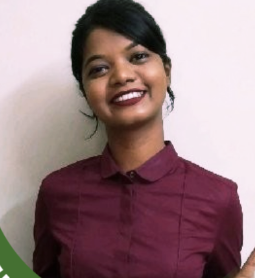
#> input picture profile pic.png, 255 x 278 px, given in place of elec-000.png, which was not available
$ python generate.py
#> lines starting #> are read from the running program, lines starting #| are printed output that depends on the picture; pictures that were not available may be replaced by others from this repository, and a replacement may not be noted
"""Make synthetic Indian official letters, with the truth about each one.

Every letter here is invented: the senders are fictional, the names are made up,
and each page carries "SYNTHETIC SAMPLE". No real person's letter is used.

For each letter this writes, under letters/out/:
  <id>.png        the page, as a clean scan
  <id>.photo.jpg  the same page as a phone photo (tilted, shaded, on a table)
  <id>.json       the truth: the page's full text and every date and amount on it

Run:  python letters/generate.py --n 40
"""

from __future__ import annotations

import argparse
import json
import random
from dataclasses import dataclass, field
from datetime import date, timedelta
from pathlib import Path

HERE = Path(__file__).parent
OUT = HERE / "out"
FONTS = HERE / "fonts"

FIRST = ["Rina", "Sujata", "Amit", "Prakash", "Moumita", "Rahul", "Sunita", "Dipankar", "Farida", "Joseph", "Anjali", "Biswajit"]
LAST = ["Mondal", "Das", "Sharma", "Kumari", "Hansda", "Ghosh", "Yadav", "Khatun", "Tirkey", "Roy", "Paul", "Singh"]
PLACES = [("Sonarpur", "West Bengal", "700150"), ("Barasat", "West Bengal", "700124"), ("Ranchi", "Jharkhand", "834001"),
          ("Gaya", "Bihar", "823001"), ("Siliguri", "West Bengal", "734001"), ("Dhanbad", "Jharkhand", "826001")]

MONTHS_HI = ["जनवरी", "फरवरी", "मार्च", "अप्रैल", "मई", "जून", "जुलाई", "अगस्त", "सितंबर", "अक्टूबर", "नवंबर", "दिसंबर"]


def fmt_date(d: date, style: str) -> str:
    return {
        "slash": d.strftime("%d/%m/%Y"),
        "dash": d.strftime("%d-%m-%Y"),
        "dot": d.strftime("%d.%m.%Y"),
        "mon": d.strftime("%d-%b-%Y").upper(),
        "long": f"{d.day}{'th' if 11 <= d.day <= 13 else {1: 'st', 2: 'nd', 3: 'rd'}.get(d.day % 10, 'th')} {d.strftime('%B %Y')}",
        "hi": f"{d.day} {MONTHS_HI[d.month - 1]} {d.year}",
    }[style]


def indian(n: float, decimals: int = 2) -> str:
    """1,23,456.00 grouping."""
#> called with n = 3660.8, decimals = 2
    whole, frac = f"{n:.{decimals}f}".split(".") if decimals else (str(int(round(n))), "")
    head, tail = whole[:-3], whole[-3:]
    groups = []
    while len(head) > 2:
        groups.insert(0, head[-2:])
        head = head[:-2]
    if head:
        groups.insert(0, head)
    out = ",".join(groups + [tail]) if groups else tail
    return out + (f".{frac}" if decimals else "")


def fmt_amount(n: float, style: str) -> str:
    return {
        "rs": f"Rs. {indian(n)}",
        "rupee": f"₹ {indian(n)}",
        "slashdash": f"Rs. {indian(n, 0)}/-",
        "inr": f"INR {indian(n)}",
        "hi": f"₹{indian(n)}",
    }[style]


@dataclass
class Letter:
    id: str
    kind: str
    language: str
    html: str
    facts: list[dict] = field(default_factory=list)


def _fact(facts, name, kind, value, shown):
    facts.append({"name": name, "kind": kind, "value": value.isoformat() if kind == "date" else f"{value:.2f}", "shown": shown})
    return shown


def _person(r):
    city, state, pin = r.choice(PLACES)
    name = f"{r.choice(FIRST)} {r.choice(LAST)}"
    addr = f"{r.randint(1, 240)}, {r.choice(['Station Road', 'Netaji Pally', 'Kali Mandir Lane', 'Main Road', 'Gandhi Colony'])}, {city}, {state} - {pin}"
    return name, addr, city


def electricity_bill(r: random.Random, i: int) -> Letter:
    facts: list[dict] = []
    ds, am = r.choice(["slash", "mon", "dash"]), r.choice(["rs", "rupee", "inr"])
    name, addr, city = _person(r)
    bill = date(2026, r.randint(8, 10), r.randint(1, 28))
    due = bill + timedelta(days=r.choice([14, 15, 21]))
    disc = due + timedelta(days=15)
    units = r.randint(90, 640)
    energy = round(units * r.choice([5.37, 6.12, 7.04]), 2)
    fixed = r.choice([45.0, 60.0, 90.0])
    duty = round(energy * 0.05, 2)
    arrears = r.choice([0.0, 0.0, round(r.uniform(200, 1800), 2)])
    total = round(energy + fixed + duty + arrears, 2)
    late = round(total * 0.02, 2)
    after = round(total + late, 2)
    A = lambda nm, v: _fact(facts, nm, "amount", v, fmt_amount(v, am))
    D = lambda nm, v: _fact(facts, nm, "date", v, fmt_date(v, ds))
    html = f"""
<div class="head"><b>SONARPUR VIDYUT VITARAN LIMITED</b><br>(A fictional distribution company) · Customer care 1800-000-0000</div>
<h2>ELECTRICITY BILL</h2>
<table class="kv">
<tr><td>Consumer Name</td><td>{name}</td><td>Bill Date</td><td>{D('bill_date', bill)}</td></tr>
<tr><td>Address</td><td>{addr}</td><td>Consumer No.</td><td>{r.randint(10**9, 10**10 - 1)}</td></tr>
<tr><td>Category</td><td>Domestic (LT)</td><td>Units Consumed</td><td>{units} kWh</td></tr>
</table>
<table class="grid">
<tr><th>Charge</th><th>Amount</th></tr>
<tr><td>Energy Charges ({units} units)</td><td>{A('energy_charges', energy)}</td></tr>
<tr><td>Fixed Charges</td><td>{A('fixed_charges', fixed)}</td></tr>
<tr><td>Electricity Duty</td><td>{A('duty', duty)}</td></tr>
<tr><td>Arrears</td><td>{A('arrears', arrears)}</td></tr>
<tr class="tot"><td>NET AMOUNT PAYABLE</td><td>{A('total', total)}</td></tr>
</table>
<div class="box">Pay by Due Date: <b>{D('due_date', due)}</b><br>Amount payable after due date: <b>{A('after_due', after)}</b> (includes late payment surcharge of {A('late_fee', late)})</div>
<p>If the bill remains unpaid, supply is liable to be disconnected after {D('disconnection', disc)} under the applicable supply code, without further notice. Reconnection charges will apply.</p>
<p class="small">Pay online, at any cash counter, or through authorised collection centres. Ignore if already paid.</p>
"""
    return Letter(f"elec-{i:03d}", "electricity_bill", "en", html, facts)


def bank_emi_notice(r: random.Random, i: int) -> Letter:
    facts: list[dict] = []
    ds, am = r.choice(["long", "slash", "dot"]), r.choice(["rs", "slashdash", "rupee"])
    name, addr, city = _person(r)
    sent = date(2026, 10, r.randint(1, 26))
    emi = r.choice([3250.0, 4875.0, 6120.0, 8999.0, 12450.0])
    missed = r.randint(1, 2)
    overdue = emi * missed
    penal = round(overdue * 0.02 * missed, 0)
    total = round(overdue + penal, 2)
    since = sent - timedelta(days=30 * missed + r.randint(1, 9))
    by = sent + timedelta(days=r.choice([7, 10, 15]))
    npa = since + timedelta(days=90)
    A = lambda nm, v: _fact(facts, nm, "amount", v, fmt_amount(v, am))
    D = lambda nm, v: _fact(facts, nm, "date", v, fmt_date(v, ds))
    html = f"""
<div class="head"><b>PURBASHA GRAMIN BANK</b><br>(A fictional bank) · {city} Branch</div>
<p class="right">Date: {D('letter_date', sent)}</p>
<p>To,<br>{name}<br>{addr}</p>
<p><b>Sub: Reminder for overdue instalments in Loan Account No. {r.randint(10**11, 10**12 - 1)}</b></p>
<p>Dear Customer,</p>
<p>This is to inform you that {missed} EMI(s) of {A('emi', emi)} each in your above loan account are overdue since {D('overdue_since', since)}.
The total overdue amount is {A('overdue', overdue)}, and penal interest of {A('penal', penal)} has been levied as per the sanction terms.</p>
<p>You are requested to pay {A('total', total)} on or before {D('pay_by', by)} to regularise the account.</p>
<p>Please note that if the dues are not cleared, the account will be classified as a Non-Performing Asset (NPA) on {D('npa_date', npa)}, which will affect your credit score, and the Bank may initiate recovery proceedings as per law.</p>
<p>If you have already paid, please ignore this letter.</p>
<p>Yours faithfully,<br>Branch Manager</p>
"""
    return Letter(f"bank-{i:03d}", "bank_notice", "en", html, facts)


def tax_demand(r: random.Random, i: int) -> Letter:
    facts: list[dict] = []
    ds, am = r.choice(["slash", "mon"]), r.choice(["rs", "inr"])
    name, addr, city = _person(r)
    sent = date(2026, r.randint(8, 10), r.randint(1, 28))
    tax = round(r.uniform(2000, 90000), 0)
    interest = round(tax * r.choice([0.03, 0.06, 0.09]), 0)
    total = tax + interest
    by = sent + timedelta(days=30)
    reply = sent + timedelta(days=15)
    ay = r.choice(["2024-25", "2025-26"])
    A = lambda nm, v: _fact(facts, nm, "amount", v, fmt_amount(v, am))
    D = lambda nm, v: _fact(facts, nm, "date", v, fmt_date(v, ds))
    html = f"""
<div class="head"><b>OFFICE OF THE TAX OFFICER, WARD 7 (FICTIONAL)</b><br>Synthetic sample for testing · not issued by any government</div>
<h2>NOTICE OF DEMAND</h2>
<p class="right">Date: {D('notice_date', sent)}</p>
<p>To,<br>{name}<br>{addr}<br>Taxpayer ID: {''.join(r.choice('ABCDEFGHJKLMNPQRSTUVWXYZ') for _ in range(5))}{r.randint(1000, 9999)}{r.choice('ABCDEFGH')}</p>
<p>Assessment Year: {ay}</p>
<p>On processing your return of income for the above assessment year, the following sum has been determined as payable by you:</p>
<table class="grid">
<tr><td>Tax payable</td><td>{A('tax', tax)}</td></tr>
<tr><td>Interest</td><td>{A('interest', interest)}</td></tr>
<tr class="tot"><td>Total sum payable</td><td>{A('total', total)}</td></tr>
</table>
<p>You are required to pay the above sum within 30 days of service of this notice, that is on or before {D('pay_by', by)}. If you disagree with this demand, you may submit your response with documents by {D('reply_by', reply)}.</p>
<p>If the amount is not paid within the period specified, further interest will be charged and steps may be taken to recover it.</p>
<p>Tax Officer, Ward 7</p>
"""
    return Letter(f"tax-{i:03d}", "tax_notice", "en", html, facts)


def property_tax_hi(r: random.Random, i: int) -> Letter:
#> (the call stopped at in render, `with sync_playwright() as p:`: playwright is not available in this run)
    facts: list[dict] = []
    ds, am = r.choice(["hi", "slash"]), "hi"
    name, addr, city = _person(r)
    sent = date(2026, r.randint(8, 10), r.randint(1, 28))
    tax = round(r.uniform(800, 14000), 0)
    late = round(tax * 0.1, 0)
    total = tax + late
    by = sent + timedelta(days=r.choice([15, 21, 30]))
    A = lambda nm, v: _fact(facts, nm, "amount", v, fmt_amount(v, am))
    D = lambda nm, v: _fact(facts, nm, "date", v, fmt_date(v, ds))
    html = f"""
<div class="head"><b>नगर परिषद, शांतिपुर (काल्पनिक)</b><br>संपत्ति कर विभाग</div>
<h2>संपत्ति कर बकाया सूचना</h2>
<p class="right">दिनांक: {D('notice_date', sent)}</p>
<p>सेवा में,<br>{name}<br>{addr}<br>संपत्ति संख्या: {r.randint(100, 999)}/{r.randint(10, 99)}</p>
<p>आपको सूचित किया जाता है कि वित्तीय वर्ष 2026-27 के लिए आपकी संपत्ति पर {A('tax', tax)} का संपत्ति कर बकाया है।
देर से भुगतान के कारण {A('late_fee', late)} विलंब शुल्क जोड़ा गया है। कुल देय राशि {A('total', total)} है।</p>
<p>कृपया कुल राशि का भुगतान {D('pay_by', by)} तक नगर परिषद कार्यालय में या ऑनलाइन करें। निर्धारित तिथि तक भुगतान न करने पर नियमानुसार कुर्की की कार्यवाही की जा सकती है।</p>
<p>यदि आपने भुगतान कर दिया है, तो इस सूचना को अनदेखा करें।</p>
<p>कर अधीक्षक</p>
"""
    return Letter(f"ptax-{i:03d}", "property_tax_notice", "hi", html, facts)


KINDS = [electricity_bill, bank_emi_notice, tax_demand, property_tax_hi]

CSS = """
@font-face { font-family: Noto; src: url('{fonts}/NotoSans-400.ttf'); }
@font-face { font-family: Noto; src: url('{fonts}/NotoSans-700.ttf'); font-weight: bold; }
@font-face { font-family: NotoDeva; src: url('{fonts}/NotoSansDevanagari-400.ttf'); }
@font-face { font-family: NotoDeva; src: url('{fonts}/NotoSansDevanagari-700.ttf'); font-weight: bold; }
body { margin: 0; background: white; }
.page { width: 760px; padding: 40px 48px; font: 15px/1.5 Noto, NotoDeva, sans-serif; color: #111; position: relative; }
.head { text-align: center; border-bottom: 2px solid #222; padding-bottom: 8px; font-size: 14px; }
.head b { font-size: 20px; letter-spacing: .5px; }
h2 { text-align: center; font-size: 17px; margin: 14px 0; text-decoration: underline; }
.right { text-align: right; }
table { border-collapse: collapse; width: 100%; margin: 10px 0; }
.kv td { padding: 3px 6px; vertical-align: top; }
.kv td:nth-child(odd) { color: #444; white-space: nowrap; }
.grid td, .grid th { border: 1px solid #333; padding: 5px 8px; }
.grid td:last-child { text-align: right; white-space: nowrap; }
.tot td { font-weight: bold; background: #eee; }
.box { border: 2px solid #111; padding: 8px 12px; margin: 12px 0; }
.small { font-size: 12px; color: #444; }
.synthetic { margin-top: 18px; border-top: 1px dashed #999; font-size: 11px; color: #777; text-align: center; padding-top: 6px; }
"""


def render(letters: list[Letter]) -> None:
    from playwright.sync_api import sync_playwright

    css = CSS.replace("{fonts}", FONTS.resolve().as_uri())
    with sync_playwright() as p:
        browser = p.chromium.launch()
        page = browser.new_page(device_scale_factor=1.6, viewport={"width": 856, "height": 600})
        for L in letters:
            page.set_content(f"<html><head><meta charset='utf-8'><style>{css}</style></head><body><div class='page'>{L.html}"
                             f"<div class='synthetic'>SYNTHETIC SAMPLE · made up for testing Chithi · not a real letter</div></div></body></html>")
            page.wait_for_timeout(50)
            el = page.query_selector(".page")
            el.screenshot(path=str(OUT / f"{L.id}.png"))
            text = el.inner_text()
            (OUT / f"{L.id}.json").write_text(json.dumps(
                {"id": L.id, "kind": L.kind, "language": L.language, "text": text, "facts": L.facts},
                ensure_ascii=False, indent=1))
        browser.close()


def photograph(src: Path, dst: Path, r: random.Random) -> None:
    """Make a clean page look like a phone photo of paper on a table."""
    from PIL import Image, ImageDraw, ImageEnhance, ImageFilter

    page = Image.open(src).convert("RGB")
    w, h = page.size
#> w = 255; h = 278
    # Paper tint and a soft shadow from the phone.
    tint = Image.new("RGB", page.size, r.choice([(250, 246, 235), (245, 245, 240), (252, 249, 240)]))
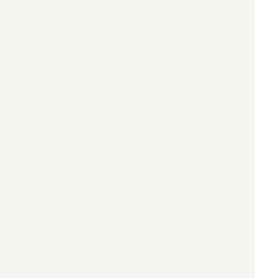
#> tint: PIL image 255x278 RGB; mean R, G, B 245, 245, 240
    page = Image.blend(page, tint, 0.12)
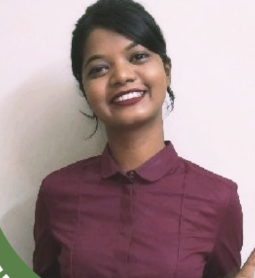
#> page: PIL image 255x278 RGB; mean R, G, B 162.2, 139.4, 141.4
    shade = Image.new("L", page.size, 0)
#> shade: PIL image 255x278 L; every value is 0
    d = ImageDraw.Draw(shade)
    d.ellipse([r.randint(-w, 0), r.randint(-h // 2, h // 2), r.randint(w // 2, w), r.randint(h, 2 * h)], fill=r.randint(25, 60))
    shade = shade.filter(ImageFilter.GaussianBlur(120))
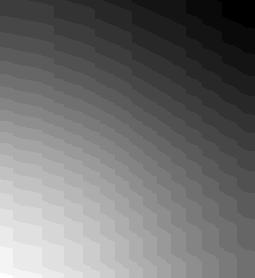
#> shade: PIL image 255x278 L; min 6, max 31, mean 17; drawn with min black and max white
    page = Image.composite(Image.new("RGB", page.size, (60, 55, 50)), page, shade)
    # Onto a table, tilted.
    pad = int(0.08 * max(w, h))
#> pad = 22
    table = Image.new("RGB", (w + 2 * pad, h + 2 * pad), r.choice([(120, 84, 52), (90, 90, 95), (160, 130, 95)]))
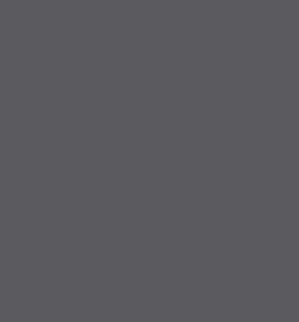
#> table: PIL image 299x322 RGB; mean R, G, B 90, 90, 95
    table.paste(page, (pad, pad))
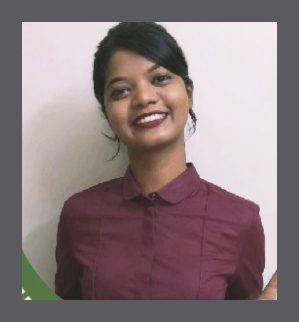
#> table: PIL image 299x322 RGB; mean R, G, B 138.8, 123, 125.4
    table = table.rotate(r.uniform(-4, 4), resample=Image.BICUBIC, fillcolor=table.getpixel((5, 5)))
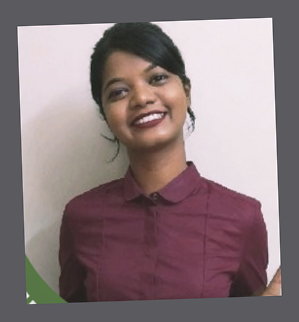
#> table: PIL image 299x322 RGB; mean R, G, B 138.5, 122.6, 125
    table = ImageEnhance.Brightness(table).enhance(r.uniform(0.85, 1.05))
    table = table.filter(ImageFilter.GaussianBlur(r.uniform(0.3, 0.9)))
    table.thumbnail((1600, 1600))
    table.save(dst, quality=r.randint(70, 88))


def main() -> None:
    ap = argparse.ArgumentParser()
    ap.add_argument("--n", type=int, default=40, help="how many letters")
    ap.add_argument("--seed", type=int, default=2026)
    args = ap.parse_args()
    r = random.Random(args.seed)
    OUT.mkdir(exist_ok=True)
    letters = [KINDS[i % len(KINDS)](r, i) for i in range(args.n)]
    render(letters)
    for L in letters:
        photograph(OUT / f"{L.id}.png", OUT / f"{L.id}.photo.jpg", r)
    print(f"wrote {len(letters)} letters to {OUT}")


if __name__ == "__main__":
#> (the run stopped early here; a loop or call above may not have finished)
